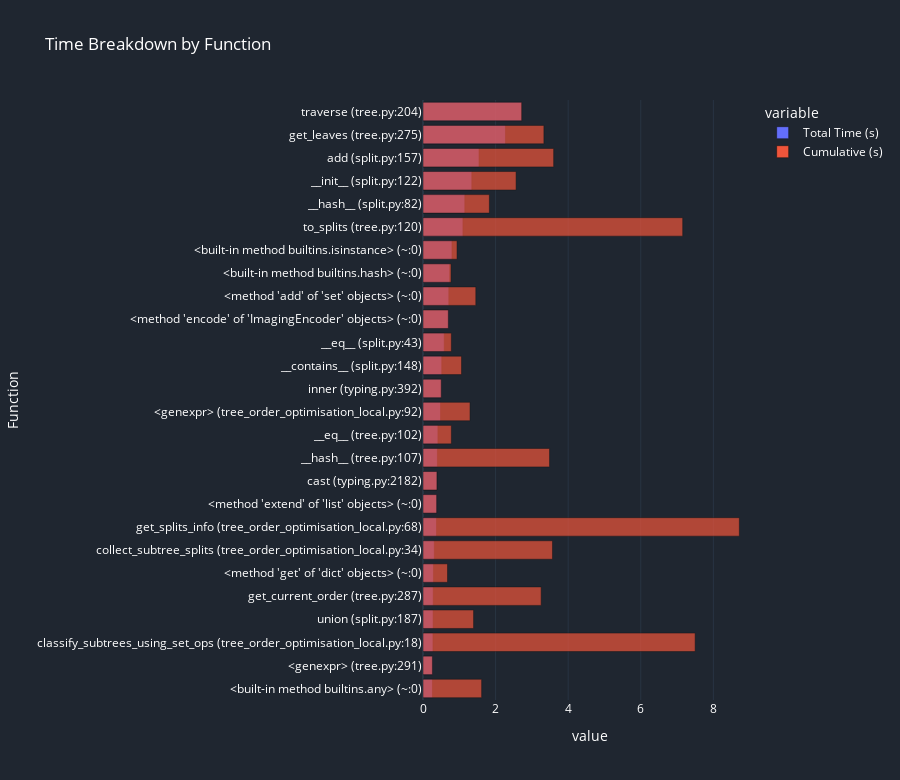
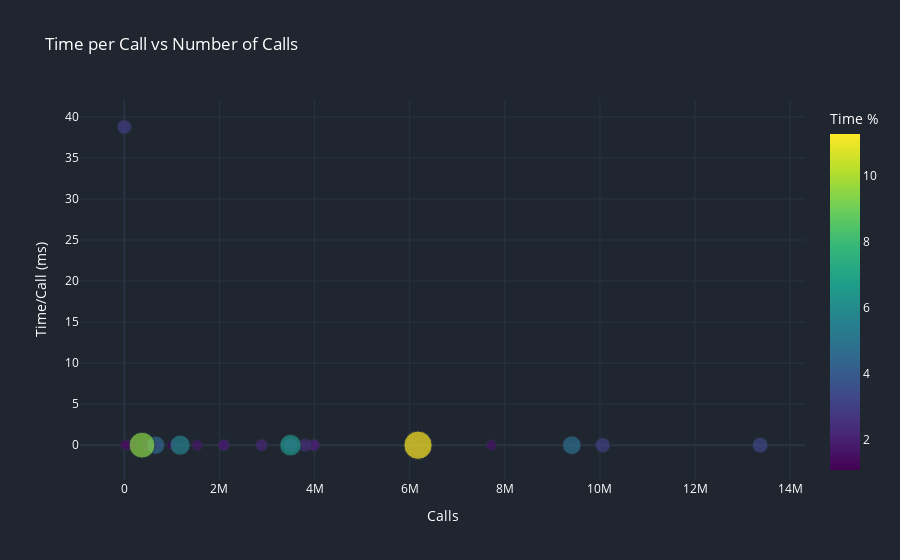
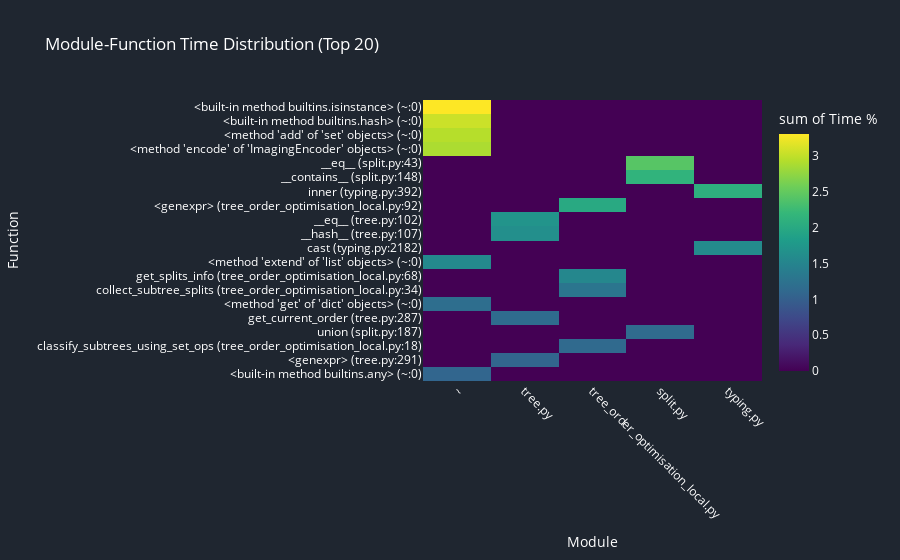

Notebook source saved alongside these figures, in order:
### Code cell
%load_ext autoreload
%autoreload 2

profile_and_visualize(
    "./../data/alltrees_treees_cutted/alltrees.trees_cutted.newick",
    optimize_both_sides=False,
    backward=True,
    iterations=20,
    midpoint_rooted=False
)

### Figure 1 — Plotly figure (JSON) as saved in the notebook; plotly's stock layout.template omitted (floating-point values rounded to 4 significant figures)
{"data": [{"alignmentgroup": "True", "hovertemplate": "variable=Total Time (s)<br>value=%{x}<br>Function=%{y}<extra></extra>", "legendgroup": "Total Time (s)", "marker": {"color": "#636efa", "opacity": 0.7, "pattern": {"shape": ""}}, "name": "Total Time (s)", "offsetgroup": "Total Time (s)", "orientation": "h", "showlegend": true, "textposition": "auto", "type": "bar", "x": [0.2594, 0.2596, 0.2735, 0.2777, 0.2807, 0.2873, 0.3109, 0.3716, 0.376, 0.3837, 0.3966, 0.4101, 0.482, 0.5024, 0.5158, 0.5849, 0.6979, 0.7107, 0.736, 0.7975, 1.1, 1.152, 1.345, 1.542, 2.271, 2.712], "xaxis": "x", "y": ["<built-in method builtins.any> (~:0)", "<genexpr> (tree.py:291)", "classify_subtrees_using_set_ops (tree_order_optimisation_local.py:18)", "union (split.py:187)", "get_current_order (tree.py:287)", "<method 'get' of 'dict' objects> (~:0)", "collect_subtree_splits (tree_order_optimisation_local.py:34)", "get_splits_info (tree_order_optimisation_local.py:68)", "<method 'extend' of 'list' objects> (~:0)", "cast (typing.py:2182)", "__hash__ (tree.py:107)", "__eq__ (tree.py:102)", "<genexpr> (tree_order_optimisation_local.py:92)", "inner (typing.py:392)", "__contains__ (split.py:148)", "__eq__ (split.py:43)", "<method 'encode' of 'ImagingEncoder' objects> (~:0)", "<method 'add' of 'set' objects> (~:0)", "<built-in method builtins.hash> (~:0)", "<built-in method builtins.isinstance> (~:0)", "to_splits (tree.py:120)", "__hash__ (split.py:82)", "__init__ (split.py:122)", "add (split.py:157)", "get_leaves (tree.py:275)", "traverse (tree.py:204)"], "yaxis": "y"}, {"alignmentgroup": "True", "hovertemplate": "variable=Cumulative (s)<br>value=%{x}<br>Function=%{y}<extra></extra>", "legendgroup": "Cumulative (s)", "marker": {"color": "#EF553B", "opacity": 0.7, "pattern": {"shape": ""}}, "name": "Cumulative (s)", "offsetgroup": "Cumulative (s)", "orientation": "h", "showlegend": true, "textposition": "auto", "type": "bar", "x": [1.616, 0.2596, 7.498, 1.393, 3.256, 0.675, 3.567, 8.715, 0.376, 0.3837, 3.486, 0.7817, 1.295, 0.5028, 1.061, 0.7812, 0.6979, 1.455, 0.7729, 0.9368, 7.155, 1.829, 2.565, 3.6, 3.331, 2.721], "xaxis": "x", "y": ["<built-in method builtins.any> (~:0)", "<genexpr> (tree.py:291)", "classify_subtrees_using_set_ops (tree_order_optimisation_local.py:18)", "union (split.py:187)", "get_current_order (tree.py:287)", "<method 'get' of 'dict' objects> (~:0)", "collect_subtree_splits (tree_order_optimisation_local.py:34)", "get_splits_info (tree_order_optimisation_local.py:68)", "<method 'extend' of 'list' objects> (~:0)", "cast (typing.py:2182)", "__hash__ (tree.py:107)", "__eq__ (tree.py:102)", "<genexpr> (tree_order_optimisation_local.py:92)", "inner (typing.py:392)", "__contains__ (split.py:148)", "__eq__ (split.py:43)", "<method 'encode' of 'ImagingEncoder' objects> (~:0)", "<method 'add' of 'set' objects> (~:0)", "<built-in method builtins.hash> (~:0)", "<built-in method builtins.isinstance> (~:0)", "to_splits (tree.py:120)", "__hash__ (split.py:82)", "__init__ (split.py:122)", "add (split.py:157)", "get_leaves (tree.py:275)", "traverse (tree.py:204)"], "yaxis": "y"}], "layout": {"barmode": "overlay", "font": {"color": "#ffffff"}, "height": 780, "legend": {"title": {"text": "variable"}, "tracegroupgap": 0}, "paper_bgcolor": "#1f2630", "plot_bgcolor": "#1f2630", "title": {"text": "Time Breakdown by Function"}, "xaxis": {"anchor": "y", "domain": [0, 1], "title": {"text": "value"}}, "yaxis": {"anchor": "x", "domain": [0, 1], "title": {"text": "Function"}}}}

### Figure 2 — Plotly figure (JSON) as saved in the notebook; plotly's stock layout.template omitted (floating-point values rounded to 4 significant figures)
{"data": [{"customdata": [["<built-in method builtins.any> (~:0)"], ["<genexpr> (tree.py:291)"], ["classify_subtrees_using_set_ops (tree_order_optimisation_local.py:18)"], ["union (split.py:187)"], ["get_current_order (tree.py:287)"], ["<method 'get' of 'dict' objects> (~:0)"], ["collect_subtree_splits (tree_order_optimisation_local.py:34)"], ["get_splits_info (tree_order_optimisation_local.py:68)"], ["<method 'extend' of 'list' objects> (~:0)"], ["cast (typing.py:2182)"], ["__hash__ (tree.py:107)"], ["__eq__ (tree.py:102)"], ["<genexpr> (tree_order_optimisation_local.py:92)"], ["inner (typing.py:392)"], ["__contains__ (split.py:148)"], ["__eq__ (split.py:43)"], ["<method 'encode' of 'ImagingEncoder' objects> (~:0)"], ["<method 'add' of 'set' objects> (~:0)"], ["<built-in method builtins.hash> (~:0)"], ["<built-in method builtins.isinstance> (~:0)"], ["to_splits (tree.py:120)"], ["__hash__ (split.py:82)"], ["__init__ (split.py:122)"], ["add (split.py:157)"], ["get_leaves (tree.py:275)"], ["traverse (tree.py:204)"]], "hovertemplate": "Calls=%{x}<br>Time/Call (ms)=%{y}<br>Total Time (s)=%{marker.size}<br>Function=%{customdata[0]}<br>Time %=%{marker.color}<extra></extra>", "legendgroup": "", "marker": {"color": [1.077, 1.078, 1.135, 1.153, 1.165, 1.193, 1.291, 1.543, 1.561, 1.593, 1.646, 1.702, 2.001, 2.086, 2.141, 2.428, 2.897, 2.95, 3.055, 3.31, 4.566, 4.78, 5.582, 6.402, 9.428, 11.26], "coloraxis": "coloraxis", "size": [0.2594, 0.2596, 0.2735, 0.2777, 0.2807, 0.2873, 0.3109, 0.3716, 0.376, 0.3837, 0.3966, 0.4101, 0.482, 0.5024, 0.5158, 0.5849, 0.6979, 0.7107, 0.736, 0.7975, 1.1, 1.152, 1.345, 1.542, 2.271, 2.712], "sizemode": "area", "sizeref": 0.006781, "symbol": "circle"}, "mode": "markers", "name": "", "orientation": "v", "showlegend": false, "type": "scatter", "x": [695136, 2075002, 11844, 74880, 184915, 992200, 11844, 74880, 3989060, 7719220, 485529, 1534392, 2093146, 3983437, 2888383, 3792145, 18, 3494462, 10058333, 13369050, 660387, 9408511, 1175403, 3494400, 374314, 6176016], "xaxis": "x", "y": [0.0003731, 0.0001251, 0.02309, 0.003709, 0.001518, 0.0002896, 0.02625, 0.004963, 9.426e-05, 4.97e-05, 0.0008168, 0.0002673, 0.0002303, 0.0001261, 0.0001786, 0.0001542, 38.77, 0.0002034, 7.317e-05, 5.965e-05, 0.001665, 0.0001224, 0.001144, 0.0004414, 0.006067, 0.0004392], "yaxis": "y"}], "layout": {"coloraxis": {"colorbar": {"title": {"text": "Time %"}}, "colorscale": [[0, "#440154"], [0.1111, "#482878"], [0.2222, "#3e4989"], [0.3333, "#31688e"], [0.4444, "#26828e"], [0.5556, "#1f9e89"], [0.6667, "#35b779"], [0.7778, "#6ece58"], [0.8889, "#b5de2b"], [1, "#fde725"]]}, "font": {"color": "#ffffff"}, "legend": {"itemsizing": "constant", "tracegroupgap": 0}, "paper_bgcolor": "#1f2630", "plot_bgcolor": "#1f2630", "title": {"text": "Time per Call vs Number of Calls"}, "xaxis": {"anchor": "y", "domain": [0, 1], "title": {"text": "Calls"}}, "yaxis": {"anchor": "x", "domain": [0, 1], "title": {"text": "Time/Call (ms)"}}}}

### Figure 3 — Plotly figure (JSON) as saved in the notebook; plotly's stock layout.template omitted (floating-point values rounded to 4 significant figures)
{"data": [{"coloraxis": "coloraxis", "histfunc": "sum", "hovertemplate": "Module=%{x}<br>Function=%{y}<br>sum of Time %=%{z}<extra></extra>", "name": "", "type": "histogram2d", "x": ["~", "tree.py", "tree_order_optimisation_local.py", "split.py", "tree.py", "~", "tree_order_optimisation_local.py", "tree_order_optimisation_local.py", "~", "typing.py", "tree.py", "tree.py", "tree_order_optimisation_local.py", "typing.py", "split.py", "split.py", "~", "~", "~", "~"], "xaxis": "x", "xbingroup": "x", "y": ["<built-in method builtins.any> (~:0)", "<genexpr> (tree.py:291)", "classify_subtrees_using_set_ops (tree_order_optimisation_local.py:18)", "union (split.py:187)", "get_current_order (tree.py:287)", "<method 'get' of 'dict' objects> (~:0)", "collect_subtree_splits (tree_order_optimisation_local.py:34)", "get_splits_info (tree_order_optimisation_local.py:68)", "<method 'extend' of 'list' objects> (~:0)", "cast (typing.py:2182)", "__hash__ (tree.py:107)", "__eq__ (tree.py:102)", "<genexpr> (tree_order_optimisation_local.py:92)", "inner (typing.py:392)", "__contains__ (split.py:148)", "__eq__ (split.py:43)", "<method 'encode' of 'ImagingEncoder' objects> (~:0)", "<method 'add' of 'set' objects> (~:0)", "<built-in method builtins.hash> (~:0)", "<built-in method builtins.isinstance> (~:0)"], "yaxis": "y", "ybingroup": "y", "z": [1.077, 1.078, 1.135, 1.153, 1.165, 1.193, 1.291, 1.543, 1.561, 1.593, 1.646, 1.702, 2.001, 2.086, 2.141, 2.428, 2.897, 2.95, 3.055, 3.31]}], "layout": {"coloraxis": {"colorbar": {"title": {"text": "sum of Time %"}}, "colorscale": [[0, "#440154"], [0.1111, "#482878"], [0.2222, "#3e4989"], [0.3333, "#31688e"], [0.4444, "#26828e"], [0.5556, "#1f9e89"], [0.6667, "#35b779"], [0.7778, "#6ece58"], [0.8889, "#b5de2b"], [1, "#fde725"]]}, "font": {"color": "#ffffff"}, "legend": {"tracegroupgap": 0}, "paper_bgcolor": "#1f2630", "plot_bgcolor": "#1f2630", "title": {"text": "Module-Function Time Distribution (Top 20)"}, "xaxis": {"anchor": "y", "domain": [0, 1], "tickangle": 45, "title": {"text": "Module"}}, "yaxis": {"anchor": "x", "domain": [0, 1], "title": {"text": "Function"}}}}
